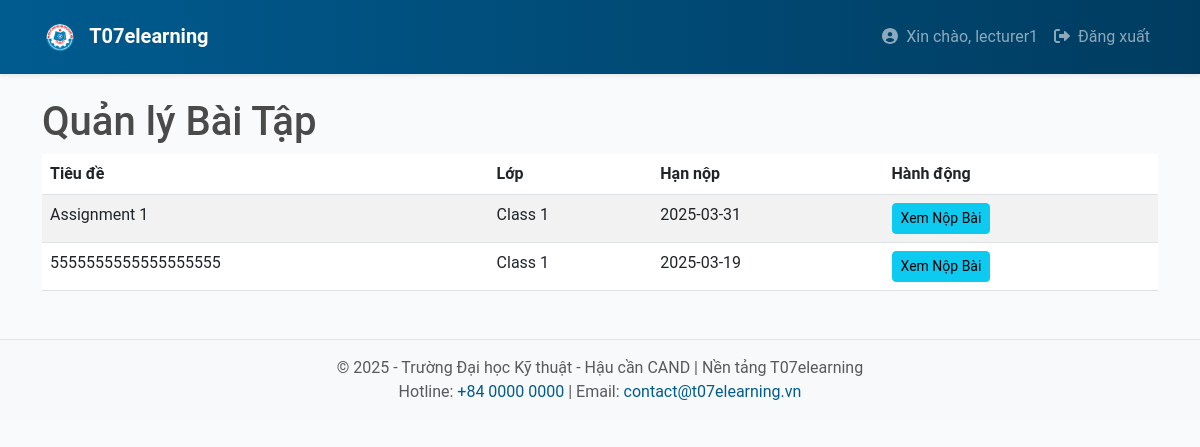
Before: /lecturer/manage_assignments (signed in) with the older database file.
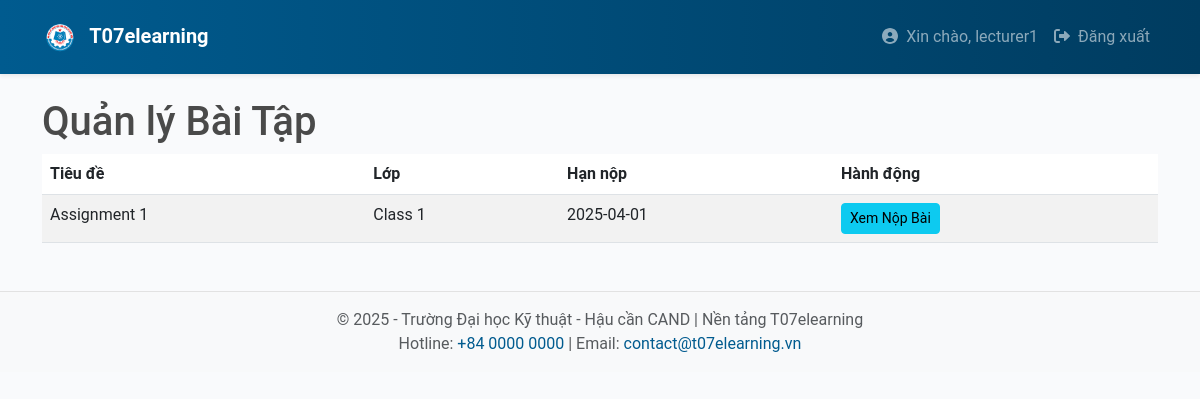
After: the same page with the newer database file.
### app/models.py (models this page shows, shortened)
class Assignment(db.Model):
    __tablename__ = 'assignments'
    id = db.Column(db.Integer, primary_key=True)
    class_id = db.Column(db.Integer, db.ForeignKey('classes.id'), nullable=False)
    title = db.Column(db.String(128), nullable=False)
    description = db.Column(db.Text, nullable=True)
    due_date = db.Column(db.DateTime, nullable=False)
    max_attempts = db.Column(db.Integer, default=1)
    created_on = db.Column(db.DateTime, default=datetime.utcnow)
    attachment_url = db.Column(db.String(512), nullable=True)
    lecturer_id = db.Column(db.Integer, db.ForeignKey('users.id'), nullable=False)
    deadline_duration = db.Column(db.Integer, nullable=False, default=0)
    submissions = db.relationship('Submission', back_populates='assignment')

class Class(db.Model):
    __tablename__ = 'classes'
    id = db.Column(db.Integer, primary_key=True)
    name = db.Column(db.String(128), nullable=False)
    description = db.Column(db.Text)
    created_on = db.Column(db.DateTime, default=datetime.utcnow)
    enrollments = db.relationship('Enrollment', backref='class', lazy='dynamic')
    assignments = db.relationship('Assignment', backref='class', lazy='dynamic')

### app/lecturer/routes.py (the view)
@bp.route('/manage_assignments', methods=['GET'])
@login_required
def manage_assignments():
    if not current_user.is_lecturer():
        flash('Bạn không có quyền truy cập trang này.')
        return redirect(url_for('main.index'))
    assignments = Assignment.query.filter_by(lecturer_id=current_user.id).all()
    return render_template('lecturer/manage_assignments.html', assignments=assignments)

### app/models.py (called while the page is built)
    def is_lecturer(self):
        return any(role.name == 'lecturer' for role in self.roles)

### app/templates/lecturer/manage_assignments.html (shortened to what this page needs)
{% extends "base.html" %}
{% block content %}
<h1>Quản lý Bài Tập</h1>
<table class="table table-striped">
    <thead>
        <tr>
            <th>Tiêu đề</th>
            <th>Lớp</th>
            <th>Hạn nộp</th>
            <th>Hành động</th>
        </tr>
    </thead>
    <tbody>
        {% for assignment in assignments %}
        <tr>
            <td>{{ assignment.title }}</td>
            <td>{{ assignment.class.name }}</td>
            <td>{{ assignment.due_date.strftime('%Y-%m-%d') }}</td>
            <td>
                <a href="{{ url_for('lecturer.view_submissions', assignment_id=assignment.id) }}" class="btn btn-info btn-sm">Xem Nộp Bài</a>
            </td>
        </tr>
        {% endfor %}
    </tbody>
</table>
{% endblock %}

Changed rows visible on the page:
removed Assignment: title "5555555555555555555", class.name "Class 1", due_date "2025-03-19"
changed Assignment "Assignment 1": due_date "2025-03-31" → "2025-04-01"
